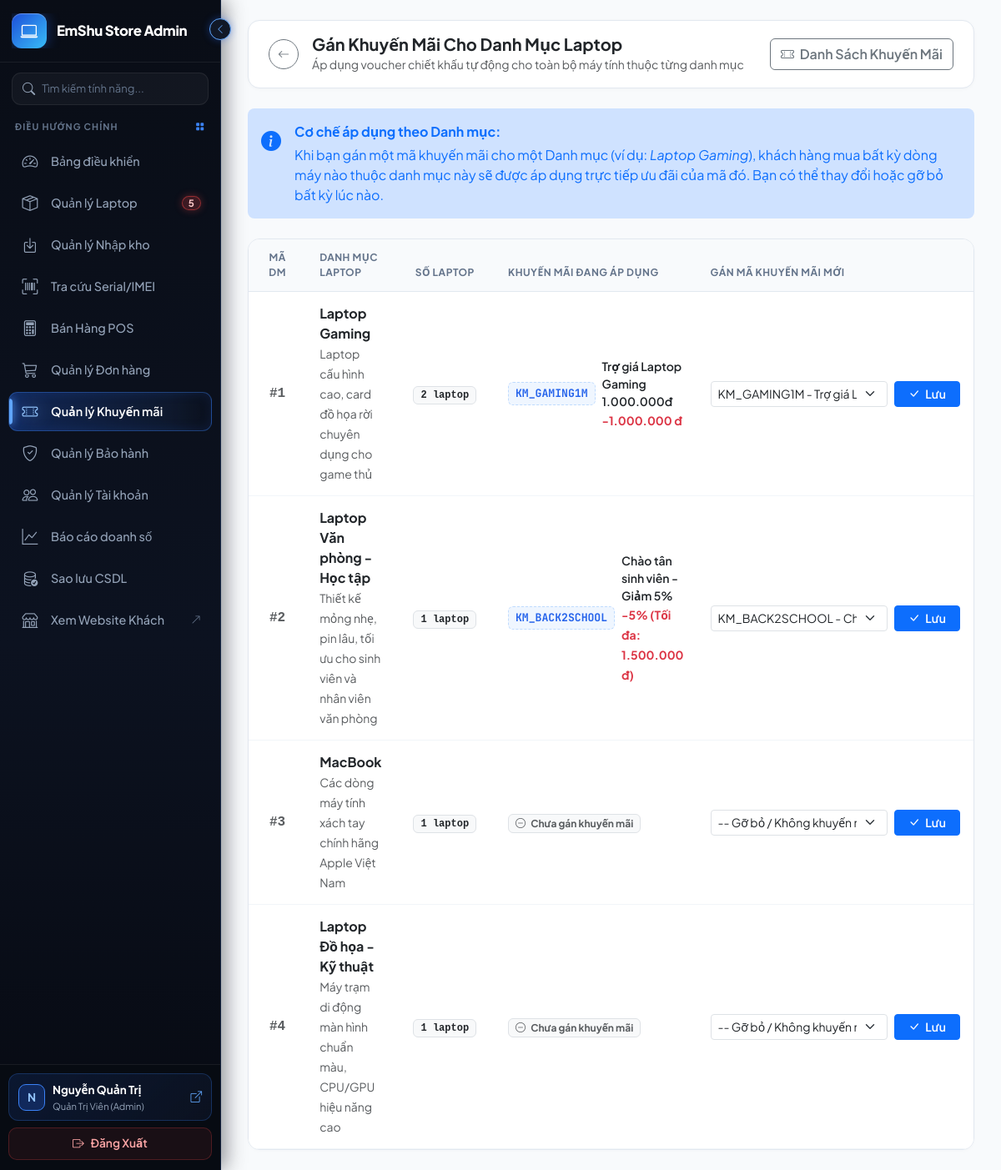
Screenshot of /index.php?action=admin-promotion-assign-category (signed in) with the database file from the repository.
### tables this page shows
CREATE TABLE `danhmuc` (
  `maDM` int(11) NOT NULL AUTO_INCREMENT,
  `tenDM` varchar(100) NOT NULL,
  `maKM` varchar(50) DEFAULT NULL COMMENT 'Null nếu danh mục đang không có khuyến mãi',
  `moTa` text DEFAULT NULL,
  `trangThai` int(11) NOT NULL DEFAULT 1 COMMENT '1: Hoạt động, 0: Ẩn',
  PRIMARY KEY (`maDM`),
  KEY `fk_danhmuc_khuyenmai` (`maKM`),
  CONSTRAINT `fk_danhmuc_khuyenmai` FOREIGN KEY (`maKM`) REFERENCES `khuyenmai` (`maKM`) ON DELETE SET NULL ON UPDATE CASCADE
);

CREATE TABLE `khuyenmai` (
  `maKM` varchar(50) NOT NULL,
  `tenKM` varchar(150) NOT NULL,
  `loaiKM` varchar(20) NOT NULL COMMENT 'PHAN_TRAM / TIEN_MAT',
  `giaTriGiam` double NOT NULL,
  `mucGiamToiDa` double DEFAULT NULL,
  `donHangToiThieu` double NOT NULL DEFAULT 0,
  `ngayBatDau` datetime NOT NULL,
  `ngayKetThuc` datetime NOT NULL,
  `trangThai` int(11) NOT NULL DEFAULT 1 COMMENT '1: Đang diễn ra, 0: Tạm dừng / Hết hạn',
  PRIMARY KEY (`maKM`)
);

### controllers/AdminPromotionController.php (called while the page is built, shortened)
<?php
require_once __DIR__ . '/../models/PromotionModel.php';
class AdminPromotionController {
    private PromotionModel $promotionModel;
    public function __construct() {
        $this->promotionModel = new PromotionModel();
    }
    public function assignCategory(): void {
        $categories       = $this->promotionModel->getCategoriesWithPromotion();
        $activePromotions = $this->promotionModel->getActivePromotions();
        require_once __DIR__ . '/../views/admin/promotions/assign_category.php';
    }
}

### config/Database.php (called while the page is built, shortened)
<?php
class Database {
    private static string $host = "localhost";
    private static string $dbName = "ql_cuahang_laptop";
    private static string $username = "root";
    private static string $password = "";
    private static string $charset = "utf8mb4";
    private static ?PDO $instance = null;
    public static function getConnection(): PDO {
        if (self::$instance === null) {
            $dsn = "mysql:host=" . self::$host . ";dbname=" . self::$dbName . ";charset=" . self::$charset;
            $options = [
                PDO::ATTR_ERRMODE            => PDO::ERRMODE_EXCEPTION,
                PDO::ATTR_DEFAULT_FETCH_MODE => PDO::FETCH_ASSOC,
                PDO::ATTR_EMULATE_PREPARES   => false,
                PDO::MYSQL_ATTR_INIT_COMMAND => "SET NAMES utf8mb4"
            ];
            try {
                self::$instance = new PDO($dsn, self::$username, self::$password, $options);
            } catch (PDOException $e) {
                die("<h3>Lỗi kết nối cơ sở dữ liệu:</h3> " . htmlspecialchars($e->getMessage()));
            }
        }
        return self::$instance;
    }
}

### models/PromotionModel.php (called while the page is built, shortened)
<?php
require_once __DIR__ . '/../config/Database.php';
class PromotionModel {
    private PDO $db;
    public function __construct() {
        $this->db = Database::getConnection();
    }
    public function getActivePromotions(): array {
        $sql = "SELECT maKM, tenKM, loaiKM, giaTriGiam, mucGiamToiDa, donHangToiThieu, ngayBatDau, ngayKetThuc
                FROM khuyenmai
                WHERE trangThai = 1 AND ngayKetThuc >= NOW()
                ORDER BY tenKM ASC";
        return $this->db->query($sql)->fetchAll(PDO::FETCH_ASSOC);
    }
    public function getCategoriesWithPromotion(): array {
        $sql = "SELECT
                    dm.maDM,
                    dm.tenDM,
                    dm.maKM,
                    dm.moTa,
                    dm.trangThai AS dmTrangThai,
                    km.tenKM,
                    km.loaiKM,
                    km.giaTriGiam,
                    km.mucGiamToiDa,
                    km.ngayBatDau,
                    km.ngayKetThuc,
                    km.trangThai AS kmTrangThai,
                    (SELECT COUNT(*) FROM sanpham sp WHERE sp.maDM = dm.maDM AND sp.isDeleted = 0) AS soLaptop
                FROM danhmuc dm
                LEFT JOIN khuyenmai km ON dm.maKM = km.maKM
                ORDER BY dm.maDM ASC";
        return $this->db->query($sql)->fetchAll(PDO::FETCH_ASSOC);
    }
}

### views/admin/promotions/assign_category.php (the view, shortened to what this page needs)
<!DOCTYPE html>
<html lang="vi">
<head>
    <link href="https://cdn.jsdelivr.net/npm/bootstrap@5.3.3/dist/css/bootstrap.min.css" rel="stylesheet">
    <link href="https://cdn.jsdelivr.net/npm/bootstrap-icons@1.11.3/font/bootstrap-icons.css" rel="stylesheet">
</head>
<body>
<?php
require __DIR__ . '/../layouts/sidebar.php';
?>
<main class="main-content">
    <header class="top-navbar">
        <div class="d-flex align-items-center gap-3">
            <a href="index.php?action=admin-promotions" class="btn btn-outline-secondary btn-sm rounded-circle p-2 d-flex align-items-center justify-content-center" style="width: 36px; height: 36px;">
                <i class="bi bi-arrow-left"></i>
            </a>
            <div>
                <h5 class="mb-0 fw-bold text-dark">Gán Khuyến Mãi Cho Danh Mục Laptop</h5>
                <small class="text-muted">Áp dụng voucher chiết khấu tự động cho toàn bộ máy tính thuộc từng danh mục</small>
            </div>
        </div>
        <div class="d-flex gap-2">
            <a href="index.php?action=admin-promotions" class="btn btn-outline-secondary fw-semibold">
                <i class="bi bi-ticket-perforated me-1"></i> Danh Sách Khuyến Mãi
            </a>
        </div>
    </header>
    <div class="alert alert-info d-flex align-items-start gap-3 mb-4 rounded-3 border-0 bg-primary-subtle text-primary">
        <i class="bi bi-info-circle-fill fs-4 mt-1"></i>
        <div>
            <strong class="d-block mb-1">Cơ chế áp dụng theo Danh mục:</strong>
            Khi bạn gán một mã khuyến mãi cho một Danh mục (ví dụ: <em>Laptop Gaming</em>), khách hàng mua bất kỳ dòng máy nào thuộc danh mục này sẽ được áp dụng trực tiếp ưu đãi của mã đó. Bạn có thể thay đổi hoặc gỡ bỏ bất kỳ lúc nào.
        </div>
    </div>
    <div class="table-custom-card">
        <div class="table-responsive">
            <table class="table table-hover align-middle mb-0">
                <thead>
                    <tr>
                        <th style="width: 70px;" class="text-center">Mã DM</th>
                        <th>Danh Mục Laptop</th>
                        <th class="text-center" style="width: 120px;">Số Laptop</th>
                        <th>Khuyến Mãi Đang Áp Dụng</th>
                        <th style="width: 340px;">Gán Mã Khuyến Mãi Mới</th>
                    </tr>
                </thead>
                <tbody>
                    <?php if (empty($categories)): ?>
                        <tr>
                            <td colspan="5" class="text-center py-4 text-muted">
                                Chưa có danh mục sản phẩm nào trong hệ thống!
                            </td>
                        </tr>
                    <?php else: ?>
                        <?php foreach ($categories as $dm): ?>
                            <tr>
                                <td class="text-center font-monospace fw-bold text-muted">
                                    #<?= $dm['maDM'] ?>
                                </td>
                                <td>
                                    <div class="fw-bold text-dark fs-6"><?= htmlspecialchars($dm['tenDM']) ?></div>
                                    <small class="text-muted"><?= htmlspecialchars($dm['moTa'] ?? '') ?></small>
                                </td>
                                <td class="text-center">
                                    <span class="badge bg-light text-dark border font-monospace px-2 py-1">
                                        <?= (int)$dm['soLaptop'] ?> laptop
                                    </span>
                                </td>
                                <td>
                                    <?php if (!empty($dm['maKM'])): ?>
                                        <div class="d-flex align-items-center gap-2">
                                            <span class="code-pill">
                                                <?= htmlspecialchars($dm['maKM']) ?>
                                            </span>
                                            <div>
                                                <div class="fw-semibold text-dark small"><?= htmlspecialchars($dm['tenKM'] ?? '') ?></div>
                                                <small class="text-danger fw-bold">
                                                    <?php if ($dm['loaiKM'] === 'PHAN_TRAM'): ?>
                                                        -<?= $dm['giaTriGiam'] ?>% (Tối đa: <?= !empty($dm['mucGiamToiDa']) ? number_format($dm['mucGiamToiDa'], 0, ',', '.') . ' đ' : 'Không giới hạn' ?>)
                                                    <?php else: ?>
                                                        -<?= number_format($dm['giaTriGiam'], 0, ',', '.') ?> đ
                                                    <?php endif; ?>
                                                </small>
                                            </div>
                                        </div>
                                    <?php else: ?>
                                        <span class="badge bg-light text-muted border px-2 py-1">
                                            <i class="bi bi-dash-circle me-1"></i> Chưa gán khuyến mãi
                                        </span>
                                    <?php endif; ?>
                                </td>
                                <td>
                                    <form action="index.php?action=admin-promotion-assign-category" method="POST" class="d-flex gap-2">
                                        <select name="maKM" class="form-select form-select-sm">
                                            <option value="">-- Gỡ bỏ / Không khuyến mãi --</option>
                                            <?php foreach ($activePromotions as $act): ?>
                                                <option value="<?= htmlspecialchars($act['maKM']) ?>"
                                                        <?= ($dm['maKM'] === $act['maKM']) ? 'selected' : '' ?>>
                                                    <?= htmlspecialchars($act['maKM']) ?> -
                                                </option>
                                            <?php endforeach; ?>
                                        </select>
                                        <button type="submit" class="btn btn-sm btn-primary fw-semibold px-3 text-nowrap">
                                            <i class="bi bi-check-lg me-1"></i> Lưu
                                        </button>
                                    </form>
                                </td>
                            </tr>
                        <?php endforeach; ?>
                    <?php endif; ?>
                </tbody>
            </table>
        </div>
    </div>
</main>
</body>
</html>

### views/admin/promotions/assign_category.php (style rules this page uses)
:root { --sidebar-width: 260px; --primary-color: #2563eb; --primary-hover: #1d4ed8; --bg-color: #f8fafc; --card-border: #e2e8f0; }
body { background-color: var(--bg-color); font-family: 'Plus Jakarta Sans', system-ui, -apple-system, sans-serif; color: #1e293b; min-height: 100vh; }
.main-content { margin-left: var(--sidebar-width); padding: 24px 32px; }
.top-navbar { background: #ffffff; border-radius: 14px; padding: 16px 24px; box-shadow: 0 1px 3px rgba(0,0,0,0.03); border: 1px solid var(--card-border); margin-bottom: 24px; display: flex; align-items: center; justify-content: space-between; }
.table-custom-card { background: #ffffff; border-radius: 14px; border: 1px solid var(--card-border); box-shadow: 0 1px 4px rgba(0,0,0,0.02); overflow: hidden; }
.table thead th { background: #f8fafc; font-size: 0.75rem; font-weight: 700; color: #64748b; text-transform: uppercase; letter-spacing: 0.5px; padding: 13px 16px; border-bottom: 1px solid #e2e8f0; }
.table tbody td { padding: 14px 16px; vertical-align: middle; border-bottom: 1px solid #f1f5f9; }
.code-pill { font-family: 'JetBrains Mono', monospace; background: #eff6ff; color: #2563eb; border: 1px dashed #bfdbfe; padding: 3px 8px; border-radius: 6px; font-weight: 700; font-size: 0.82rem; }

### views/admin/layouts/sidebar.php (style rules this page uses)
:root { --sidebar-width: 265px; --sidebar-collapsed-width: 78px; --sidebar-bg-main: #090d16; --sidebar-bg-surface: #0f172a; --sidebar-border: rgba(59, 130, 246, 0.18); --sidebar-border-subtle: rgba(255, 255, 255, 0.07); --primary-blue: #2563eb; --primary-blue-hover: #1d4ed8; --primary-blue-light: #60a5fa; --primary-blue-glow: rgba(37, 99, 235, 0.45); --primary-blue-bg: rgba(37, 99, 235, 0.14); --bg-body: #f8fafc; --transition-bezier: cubic-bezier(0.4, 0, 0.2, 1); }
body { font-family: 'Plus Jakarta Sans', system-ui, -apple-system, sans-serif !important; background-color: var(--bg-body); color: #1e293b; margin: 0; padding: 0; }
.main-content { margin-left: var(--sidebar-width) !important; padding: 24px 32px !important; min-height: 100vh !important; transition: margin-left 0.25s var(--transition-bezier) !important; }
.top-navbar { background: #ffffff !important; border-radius: 14px !important; padding: 16px 24px !important; box-shadow: 0 1px 4px rgba(0, 0, 0, 0.03) !important; border: 1px solid #e2e8f0 !important; margin-bottom: 24px !important; display: flex !important; align-items: center !important; justify-content: space-between !important; flex-wrap: wrap !important; gap: 16px !important; }

### rows the page displays
danhmuc: maDM "1", tenDM "Laptop Gaming", moTa "Laptop cấu hình cao, card đồ họa rời chuyên dụng cho game thủ", soLaptop "2", maKM "KM_GAMING1M", maKM.tenKM "Trợ giá Laptop Gaming 1.000.000đ", maKM.giaTriGiam "1.000.000", maKM "KM_GAMING1M - Trợ giá Laptop Gaming 1.000.000đ (-1.000.000đ)"
danhmuc: maDM "2", tenDM "Laptop Văn phòng - Học tập", moTa "Thiết kế mỏng nhẹ, pin lâu, tối ưu cho sinh viên và nhân viên văn phòng", soLaptop "1", maKM "KM_BACK2SCHOOL", maKM.tenKM "Chào tân sinh viên - Giảm 5%", maKM.giaTriGiam "5", maKM.mucGiamToiDa "1.500.000", maKM "KM_BACK2SCHOOL - Chào tân sinh viên - Giảm 5% (-5%)"
danhmuc: maDM "3", tenDM "MacBook", moTa "Các dòng máy tính xách tay chính hãng Apple Việt Nam", soLaptop "1", shows "Chưa gán khuyến mãi"
danhmuc: maDM "4", tenDM "Laptop Đồ họa - Kỹ thuật", moTa "Máy trạm di động màn hình chuẩn màu, CPU/GPU hiệu năng cao", soLaptop "1", shows "Chưa gán khuyến mãi"

### other values shown
$lowStockCount "5"
$currentUser['hoTen'] "Nguyễn Quản Trị"
$displayRoleName "Quản Trị Viên (Admin)"
